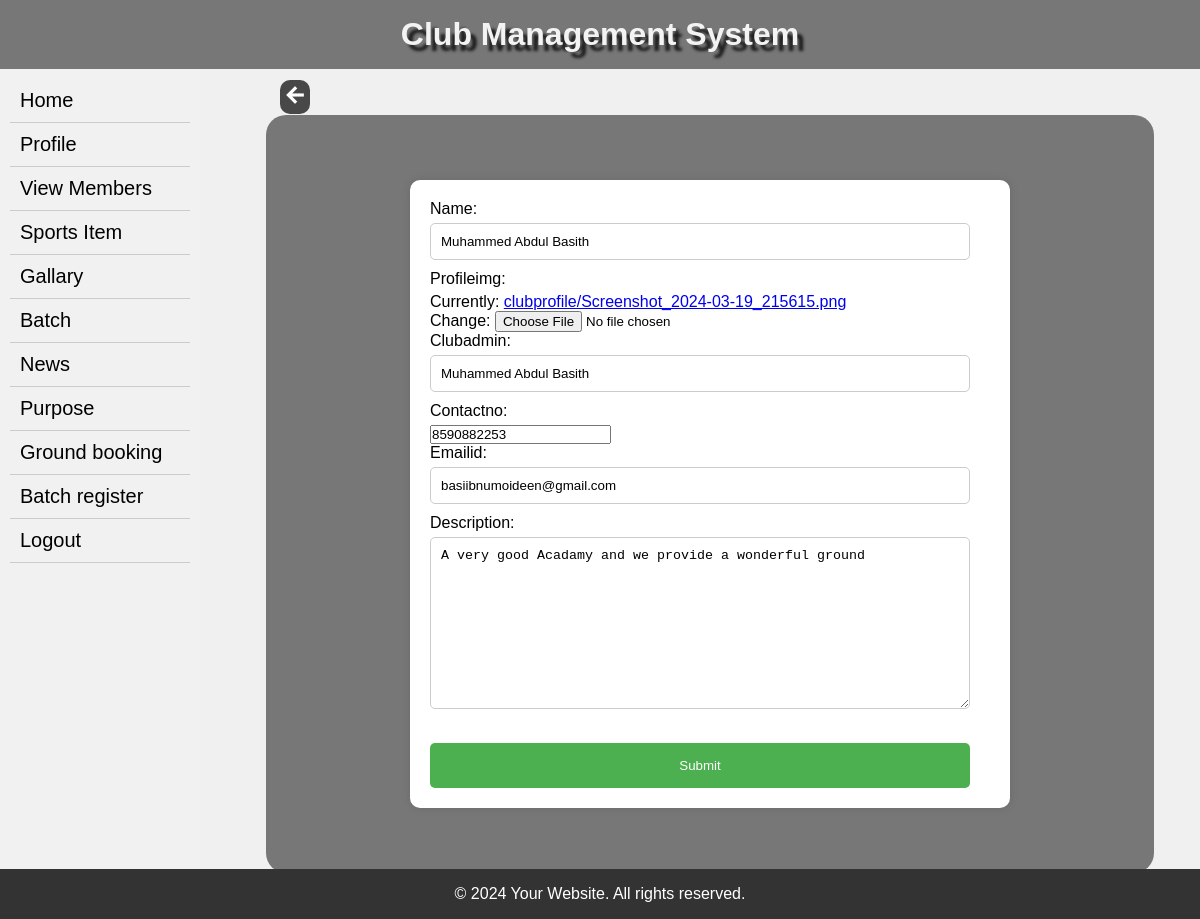
/adminaddclubprofile/, run on the app's committed database.
### myapp/models.py (models this page shows)
class clubprofile(models.Model):
    id=models.AutoField(primary_key=True)
    name=models.CharField(max_length=50)
    profileimg=models.ImageField(upload_to='clubprofile',unique=True)
    clubadmin=models.CharField(max_length=50)
    contactno=models.IntegerField(max_length=10)
    emailid=models.EmailField()
    description=models.TextField(max_length=100)
    user=models.OneToOneField(Userprofile,on_delete=models.CASCADE,null=True)
    user_type=models.CharField(max_length=50)
    def __str__(self):
        return str(self.name)

### myapp/views.py (the view, shortened to what this page needs)
# urls.py: path("adminaddclubprofile/",views.addclubprofile,name='addclubprofile'),
def addclubprofile(request):
    list1 = clubprofile.objects.first()
    print(list1)
    User = get_user_model()
    if list1:
        if request.method == 'POST':
            updated_form2 = ClubProfileForm(request.POST, request.FILES, instance=list1)
            if updated_form2.is_valid():
                updated_form2.save()
                return redirect('adminviewprofile')
        else:
            print("form to update")
            updated_form2 = ClubProfileForm(instance = list1)
            return render(request, 'admineditprofile.html', {'form2': updated_form2})
    return redirect('login')

### myapp/forms.py
class ClubProfileForm(forms.ModelForm):
    class Meta:
        model = clubprofile
        fields = ('name', 'profileimg', 'clubadmin', 'contactno', 'emailid', 'description')

### templates/admineditprofile.html (shortened to what this page needs)
{% extends 'admin_index.html' %}
{% block body %}
    <form id="form1" name="form1" method="post" enctype="multipart/form-data">
        <a href="{% url 'adminviewprofile' %}" class="back-link">
            <span class="material-symbols-outlined">arrow_back</span>
        </a>
        <div class="form-group">
            {{ form2.as_p }}
        </div>
        <input type="submit" value="Submit">
    </form>
{% endblock %}

### templates/admin_index.html (style rules this page uses)
* { margin: 0; padding: 0; box-sizing: border-box; }
body { font-family: Arial, sans-serif; background-image: url(https://png.pngtree.com/background/20230512/original/pngtree-sport-background-picture-image_2502918.jpg); background-size: cover; background-repeat: no-repeat; }
.material-symbols-outlined { font-variation-settings: 'FILL' 8, 'wght' 900, 'GRAD' 0, 'opsz' 24 }

### templates/admineditprofile.html (style rules this page uses)
body { font-family: Arial, sans-serif; background-color: #f0f0f0; margin: 0; padding: 0; }
#form1 { max-width: 600px; margin: 50px auto; padding: 20px; background-color: #fff; border-radius: 10px; box-shadow: 0 0 10px rgba(0, 0, 0, 0.1); }
.back-link { position: fixed; top: 80px; left: 280px; color: #fff; background-color: rgba(0, 0, 0, 0.7); padding: 3px; border-radius: 10px; text-decoration: none; z-index: 999; }
.form-group { margin-bottom: 20px; }
label { display: block; margin-bottom: 5px; }
input[type="text"], input[type="password"], input[type="email"], textarea { width: calc(100% - 20px); padding: 10px; margin-bottom: 10px; border: 1px solid #ccc; border-radius: 5px; box-sizing: border-box; }
input[type="submit"] { background-color: #4CAF50; color: white; padding: 15px 20px; border: none; border-radius: 5px; cursor: pointer; width: calc(100% - 20px); box-sizing: border-box; display: block; }

### data on the page
clubprofile: name "Muhammed Abdul Basith", clubadmin "Muhammed Abdul Basith", contactno "8590882253", emailid "basiibnumoideen@gmail.com", description "A very good Acadamy and we provide a wonderful ground"
